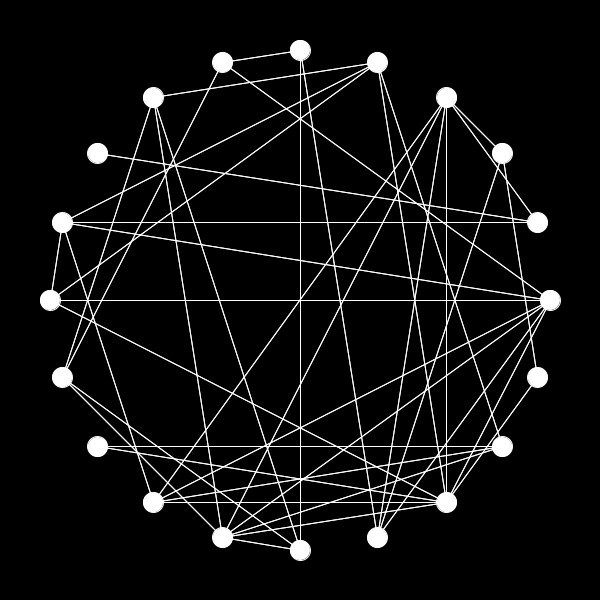
Frame 1 (no input)
Frame 60 (the mouse pressed at the canvas centre just before this capture): identical to frame 1, image omitted
Frame 120 (the mouse held since frame 60 and released just before this capture): identical to frame 1, image omitted

The Processing sketch that drew this single still picture (run headless with seeded random() and noise(); from frame 60 on, the mouse is pressed at the canvas centre):

// Processing sketch: Breadth_First_Search
// ── Breadth_First_Search.pde
/*

Applications
Used to determine the shortest paths and minimum spanning trees.
Used by search engine crawlers to build indexes of web pages.
Used to search on social networks.
Used to find available neighbour nodes in peer-to-peer networks such as BitTorrent.

*/

import java.lang.Math;
import java.util.HashMap;

ArrayList<Node> nodes = new ArrayList<Node>();

int numberOfNodes = 20;
int nodeSize = 20;
int radius = 250;

//Binary Weights
float density = 0.2;

//int weightRange = 1; //1 gives binary weights

Node start;
Node end;

void setup() {
  size(600, 600);
  
  for (int i = 0; i < numberOfNodes; i++) {
    //PVector v = new PVector(random(width), random(height));
    float deg = (360 / numberOfNodes) * i;
    float x = radius * (float)Math.sin(Math.toRadians(deg)) + width/2;
    float y = radius * (float)Math.cos(Math.toRadians(deg)) + height/2;
    PVector v = new PVector(x, y);
    Node n = new Node(v);
    nodes.add(n);
  }
  
  for (int i = 0; i < nodes.size(); i++) {
    for (int j = 0; j < nodes.size(); j++) {
      if (i < j && random(100)/100 < density) {
        //ADD TWO WAY CONNECTION
        //float weight = random(weightRange);
        Node node_i = nodes.get(i);
        Node node_j = nodes.get(j);
        
        node_i.neighbours.add(node_j);
        //node_i.weights.add(weight);
        
        node_j.neighbours.add(node_i);
        //node_j.weights.add(weight);
      }
    }
  }
  
  println("Press <space> to reset");
  
}

void draw() {
  background(0);
  
  strokeWeight(1);
  stroke(255);
  
  //Draw nodes
  for (Node n : nodes) {
    fill(255);
    if (n.start) fill(0, 255, 0);
    if (n.end) fill(255, 0, 0);
    ellipse(n.vector.x, n.vector.y, nodeSize, nodeSize);
  }
  
  //Draw lines
  for (int i = 0; i < nodes.size(); i++) {
    Node node1 = nodes.get(i);
    for (int j = 0; j < node1.neighbours.size(); j++) {
      //strokeWeight(node1.weights.get(j));
      //stroke(node1.weights.get(j) / weightRange * 150 + 105);
      Node node2 = node1.neighbours.get(j);
      line(node1.vector.x, node1.vector.y, node2.vector.x, node2.vector.y);
    }
  }
  
  breadth_first_search();
  
}

void breadth_first_search() {
  //Algorithm
  if (start != null && end != null) {
    ArrayList<Node> queue = new ArrayList<Node>();
    start.searched = true;
    queue.add(start);
    
    while (queue.size() > 0) {
      
      Node current = queue.get(0);
      queue.remove(0);
      
      if (current == end) {
        break;
      }
      
      for (Node n : current.neighbours) {
        if (!n.searched) {
          n.searched = true;
          n.parent = current;
          queue.add(n);
        }
      }
    }
    
    //Find path
    ArrayList<Node> path = new ArrayList<Node>();
    path.add(end);
    Node next = end;
    strokeWeight(10);
    stroke(255, 0, 0);
    while (next.parent != null) {
      line(next.vector.x, next.vector.y, next.parent.vector.x, next.parent.vector.y);
      path.add(next.parent);
      next = next.parent;
    }
        
    //reset
    for (Node n : nodes) {
      n.searched = false;
      n.parent = null;
    }
   
  }
}

void keyPressed() {
  if (key == ' ') {
    if (start != null) {
      start.start = false;
      start = null;
    }
    if (end != null) {
      end.end = false;
      end = null;
    }
  }
}

void mousePressed() {
  for (Node n : nodes) {
    boolean x = n.vector.x - (nodeSize/2) < mouseX && mouseX < n.vector.x + (nodeSize/2);
    boolean y = n.vector.y - (nodeSize/2) < mouseY && mouseY < n.vector.y + (nodeSize/2);
    if (x && y) {
      if (start == null) {
        start = n;
        n.start = true;
      } else if (end == null && !n.start) {
        end = n;
        n.end = true;
      }
    }
  }
}

// ── node.pde
import java.util.ArrayList;


public class Node {

  PVector vector;

  Node parent;
  boolean searched;
  
  ArrayList<Node> neighbours; //  = new ArrayList<Node>();
  ArrayList<Float> weights;

  boolean start;
  boolean end;

  public Node(PVector v) {

    vector = v;
    neighbours = new ArrayList<Node>();
    weights = new ArrayList<Float>();
    
  }
}
